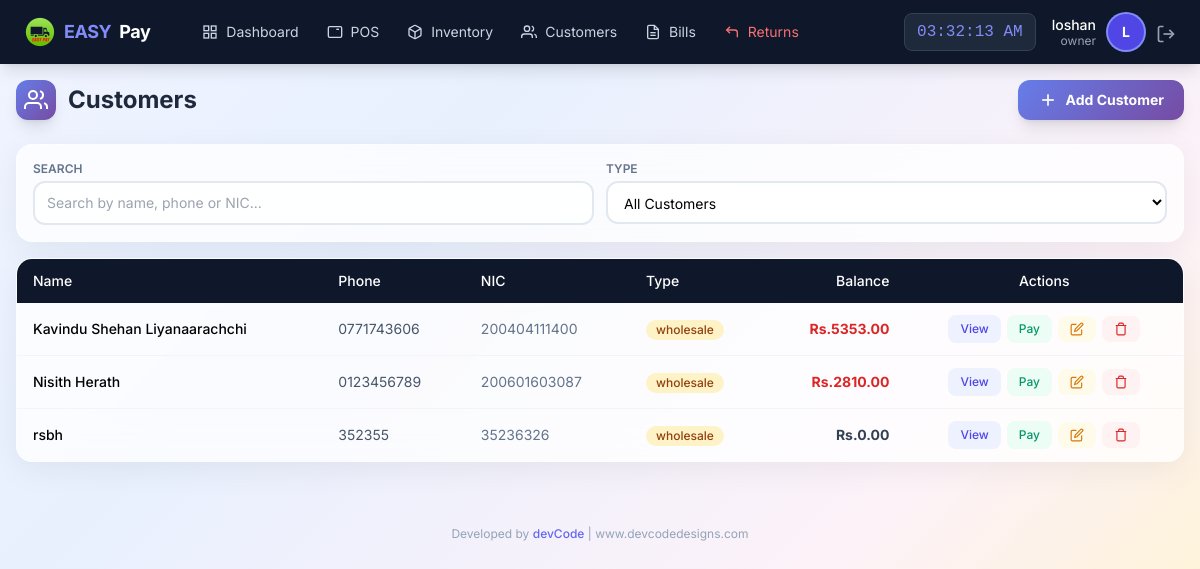
/customer/list (signed in), run on an earlier commit of the app's database.
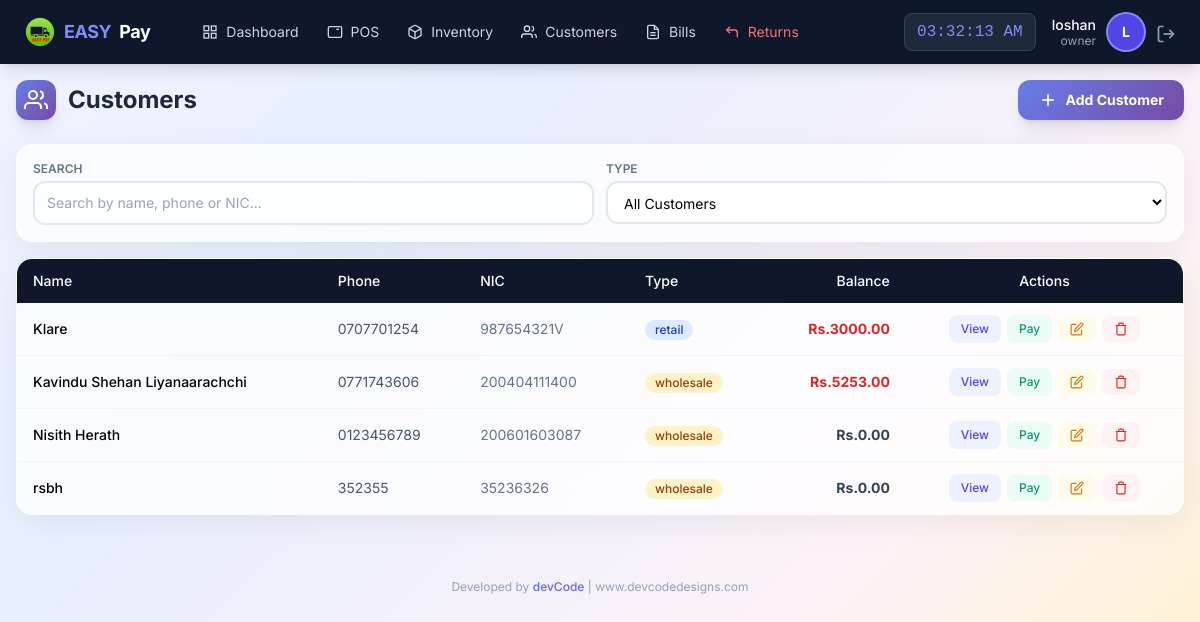
And on a later commit of the database.
### app/models/user.py (models this page shows, shortened)
class User(UserMixin, db.Model):
    __tablename__ = 'users'
    id = db.Column(db.Integer, primary_key=True)
    username = db.Column(db.String(50), unique=True, nullable=False)
    email = db.Column(db.String(120), unique=True, nullable=False)
    password_hash = db.Column(db.String(255), nullable=False)
    role = db.Column(db.String(20), default='staff')  # owner, manager, staff
    is_active = db.Column(db.Boolean, default=True)
    created_at = db.Column(db.DateTime, default=datetime.now)
    last_login = db.Column(db.DateTime)
    orders = db.relationship('Order', backref='cashier_rel', lazy=True, foreign_keys='Order.user_id')

### app/models/customer.py (models this page shows, shortened)
class Customer(db.Model):
    __tablename__ = 'customers'
    id = db.Column(db.Integer, primary_key=True)
    name = db.Column(db.String(100), nullable=False)
    phone = db.Column(db.String(20), unique=True, nullable=False)
    email = db.Column(db.String(120))
    address = db.Column(db.Text)
    nic = db.Column(db.String(20), unique=True, nullable=False)  # National ID Card - mandatory & unique
    customer_type = db.Column(db.String(20), default='retail')
    balance = db.Column(db.Float, default=0.0)
    total_purchases = db.Column(db.Float, default=0.0)
    total_paid = db.Column(db.Float, default=0.0)
    is_active = db.Column(db.Boolean, default=True)
    notes = db.Column(db.Text)
    created_at = db.Column(db.DateTime, default=datetime.now)
    updated_at = db.Column(db.DateTime, default=datetime.now, onupdate=datetime.now)
    orders = db.relationship('Order', backref='customer_rel', lazy=True)
    payments = db.relationship('Payment', backref='customer_rel', lazy=True)

### app/routes/customer.py (the view)
@customer_bp.route('/list')
@login_required
def list_customers():
    customers = Customer.query.filter_by(is_active=True).order_by(Customer.customer_type, Customer.name).all()
    return render_template('customer/list.html', customers=customers)

### app/models/user.py (called while the page is built)
@login_manager.user_loader
def load_user(user_id):
    return User.query.get(int(user_id))

### app/templates/customer/list.html (shortened to what this page needs)
{% extends "base.html" %}
{% block content %}
<div class="max-w-7xl mx-auto px-2 sm:px-4 py-3 sm:py-4">
    <div class="flex flex-col sm:flex-row justify-between items-start sm:items-center gap-2 sm:gap-3 mb-4 sm:mb-6">
        <h1 class="text-lg sm:text-2xl font-bold text-slate-800 flex items-center gap-2 sm:gap-3">
            <span class="w-8 h-8 sm:w-10 sm:h-10 gradient-indigo rounded-lg sm:rounded-xl flex items-center justify-center shadow-lg flex-shrink-0">
                <svg class="w-4 h-4 sm:w-6 sm:h-6 text-white" viewBox="0 0 24 24" fill="none" stroke="currentColor" stroke-width="2">
                    <path d="M17 21v-2a4 4 0 0 0-4-4H5a4 4 0 0 0-4 4v2"></path>
                    <circle cx="9" cy="7" r="4"></circle>
                    <path d="M23 21v-2a4 4 0 0 0-3-3.87"></path>
                    <path d="M16 3.13a4 4 0 0 1 0 7.75"></path>
                </svg>
            </span>
            <span class="xs:hidden">Customers</span>
        </h1>
        <button onclick="showAddCustomer()" class="gradient-indigo text-white px-3 sm:px-5 py-2 sm:py-2.5 rounded-xl font-bold hover:opacity-90 transition flex items-center gap-1.5 sm:gap-2 shadow-lg text-xs sm:text-sm w-full sm:w-auto justify-center">
            <svg class="w-4 h-4 sm:w-5 sm:h-5" viewBox="0 0 24 24" fill="none" stroke="currentColor" stroke-width="2">
                <line x1="12" y1="5" x2="12" y2="19"></line>
                <line x1="5" y1="12" x2="19" y2="12"></line>
            </svg>
            Add Customer
        </button>
    </div>
    <div class="glass-card rounded-xl sm:rounded-2xl p-3 sm:p-4 mb-3 sm:mb-4">
        <div class="grid grid-cols-1 sm:grid-cols-2 gap-2 sm:gap-3">
            <div>
                <label class="block text-[10px] sm:text-xs font-semibold text-slate-500 uppercase mb-1">Search</label>
                <input type="text" id="custSearch" class="w-full border-2 border-slate-200 rounded-lg sm:rounded-xl px-2 sm:px-3 py-1.5 sm:py-2.5 text-xs sm:text-sm bg-white/80 focus:border-indigo-400 focus:outline-none"
                       placeholder="Search by name, phone or NIC..." onkeyup="filterTable()">
            </div>
            <div>
                <label class="block text-[10px] sm:text-xs font-semibold text-slate-500 uppercase mb-1">Type</label>
                <select id="typeFilter" class="w-full border-2 border-slate-200 rounded-lg sm:rounded-xl px-2 sm:px-3 py-1.5 sm:py-2.5 text-xs sm:text-sm bg-white/80 focus:border-indigo-400 focus:outline-none" onchange="filterTable()">
                    <option value="all">All Customers</option>
                </select>
            </div>
        </div>
    </div>
    <div class="hidden lg:block glass-card rounded-2xl overflow-hidden">
        <div class="overflow-x-auto">
            <table class="w-full text-sm" id="custTable">
                <thead>
                    <tr class="bg-slate-900 text-white">
                        <th class="px-4 py-3 text-left font-medium">Name</th>
                        <th class="px-4 py-3 text-left font-medium">Phone</th>
                        <th class="px-4 py-3 text-left font-medium">NIC</th>
                        <th class="px-4 py-3 text-left font-medium">Type</th>
                        <th class="px-4 py-3 text-right font-medium">Balance</th>
                        <th class="px-4 py-3 text-center font-medium">Actions</th>
                    </tr>
                </thead>
                <tbody class="divide-y divide-slate-100">
                    {% for customer in customers %}
                    <tr class="hover:bg-slate-50 transition customer-row" data-type="{{ customer.customer_type }}">
                        <td class="px-4 py-3 font-medium">{{ customer.name }}</td>
                        <td class="px-4 py-3 text-slate-600">{{ customer.phone }}</td>
                        <td class="px-4 py-3 text-slate-500">{{ customer.nic or '-' }}</td>
                        <td class="px-4 py-3">
                            <span class="inline-flex items-center px-2.5 py-0.5 rounded-full text-xs font-medium {{ 'bg-amber-100 text-amber-800' if customer.customer_type == 'wholesale' else 'bg-blue-100 text-blue-800' }}">
                                {{ customer.customer_type }}
                            </span>
                        </td>
                        <td class="px-4 py-3 text-right font-bold {{ 'text-red-600' if customer.balance > 0 else 'text-slate-700' }}">Rs.{{ "%.2f"|format(customer.balance) }}</td>
                        <td class="px-4 py-3">
                            <div class="flex items-center justify-center gap-1.5">
                                <button onclick="viewCustomer({{ customer.id }})" class="px-3 py-1.5 bg-indigo-50 text-indigo-600 text-xs font-medium rounded-lg hover:bg-indigo-100">View</button>
                                <button onclick="showPayment({{ customer.id }}, '{{ customer.name }}', {{ customer.balance }})" class="px-3 py-1.5 bg-emerald-50 text-emerald-600 text-xs font-medium rounded-lg hover:bg-emerald-100">Pay</button>
                                {% if current_user.role in ['owner','manager'] %}
                                <button onclick="editCustomer({{ customer.id }})" class="px-3 py-1.5 bg-amber-50 text-amber-600 text-xs font-medium rounded-lg hover:bg-amber-100">
                                    <svg class="w-3.5 h-3.5" viewBox="0 0 24 24" fill="none" stroke="currentColor" stroke-width="2"><path d="M11 4H4a2 2 0 0 0-2 2v14a2 2 0 0 0 2 2h14a2 2 0 0 0 2-2v-7"></path><path d="M18.5 2.5a2.121 2.121 0 0 1 3 3L12 15l-4 1 1-4 9.5-9.5z"></path></svg>
                                </button>
                                {% endif %}
                                {% if current_user.role in ['owner','manager'] %}
                                <button onclick="confirmDelete({{ customer.id }}, '{{ customer.name }}')" class="px-3 py-1.5 bg-red-50 text-red-600 text-xs font-medium rounded-lg hover:bg-red-100">
                                    <svg class="w-3.5 h-3.5" viewBox="0 0 24 24" fill="none" stroke="currentColor" stroke-width="2"><polyline points="3 6 5 6 21 6"></polyline><path d="M19 6v14a2 2 0 0 1-2 2H7a2 2 0 0 1-2-2V6m3 0V4a2 2 0 0 1 2-2h4a2 2 0 0 1 2 2v2"></path></svg>
                                </button>
                                {% endif %}
                            </div>
                        </td>
                    </tr>
                    {% else %}
                    <tr><td colspan="6" class="px-4 py-8 text-center text-slate-400">No customers found</td></tr>
                    {% endfor %}
                </tbody>
            </table>
        </div>
    </div>
</div>
{% endblock %}

### app/templates/base.html (shortened to what this page needs)
<!DOCTYPE html>
<html lang="en">
<head>
    <script src="https://cdn.tailwindcss.com"></script>
</head>
<body class="bg-slate-100 min-h-screen">
    <nav class="bg-slate-900 text-white shadow-lg fixed top-0 left-0 right-0 z-50">
        <div class="flex justify-between items-center px-4 lg:px-6 h-16">
            <div class="flex items-center gap-6">
                <a href="{{ url_for('pos.dashboard') }}" class="flex items-center gap-2 text-lg font-bold tracking-tight">
                    <img src="{{ url_for('static', filename='img/easypay-logo.png') }}"
                        alt="EASY PAY"
                        class="w-8 h-8 object-contain">
                    <span class="text-indigo-400">EASY</span>Pay
                </a>
                {% if current_user.is_authenticated %}
                <div class="hidden lg:flex items-center gap-1 ml-4">
                    <a href="{{ url_for('pos.dashboard') }}" class="nav-link px-3 py-2 text-sm text-slate-300 hover:text-white flex items-center gap-2">
                        <svg class="icon-sm" viewBox="0 0 24 24" fill="none" stroke="currentColor" stroke-width="2">
                            <rect x="3" y="3" width="7" height="7"></rect><rect x="14" y="3" width="7" height="7"></rect>
                            <rect x="14" y="14" width="7" height="7"></rect><rect x="3" y="14" width="7" height="7"></rect>
                        </svg>
                        Dashboard
                    </a>
                    <a href="{{ url_for('pos.terminal') }}" class="nav-link px-3 py-2 text-sm text-slate-300 hover:text-white flex items-center gap-2">
                        <svg class="icon-sm" viewBox="0 0 24 24" fill="none" stroke="currentColor" stroke-width="2">
                            <rect x="2" y="4" width="20" height="16" rx="2"></rect>
                            <line x1="6" y1="8" x2="6" y2="8"></line><line x1="10" y1="8" x2="10" y2="8"></line>
                            <line x1="14" y1="8" x2="18" y2="8"></line>
                        </svg>
                        POS
                    </a>
                    {% if current_user.role in ['owner','manager'] %}
                    <a href="{{ url_for('inventory.manage') }}" class="nav-link px-3 py-2 text-sm text-slate-300 hover:text-white flex items-center gap-2">
                        Inventory
                    </a>
                    {% endif %}
                    <a href="{{ url_for('customer.list_customers') }}" class="nav-link px-3 py-2 text-sm text-slate-300 hover:text-white flex items-center gap-2">
                        <svg class="icon-sm" viewBox="0 0 24 24" fill="none" stroke="currentColor" stroke-width="2">
                            <path d="M17 21v-2a4 4 0 0 0-4-4H5a4 4 0 0 0-4 4v2"></path>
                            <circle cx="9" cy="7" r="4"></circle>
                            <path d="M23 21v-2a4 4 0 0 0-3-3.87"></path>
                            <path d="M16 3.13a4 4 0 0 1 0 7.75"></path>
                        </svg>
                        Customers
                    </a>
                    <a href="{{ url_for('pos.bills') }}" class="nav-link px-3 py-2 text-sm text-slate-300 hover:text-white flex items-center gap-2">
                        <svg class="icon-sm" viewBox="0 0 24 24" fill="none" stroke="currentColor" stroke-width="2">
                            <path d="M14 2H6a2 2 0 0 0-2 2v16a2 2 0 0 0 2 2h12a2 2 0 0 0 2-2V8z"></path>
                            <polyline points="14 2 14 8 20 8"></polyline>
                            <line x1="16" y1="13" x2="8" y2="13"></line><line x1="16" y1="17" x2="8" y2="17"></line>
                        </svg>
                        Bills
                    </a>
                    <a href="{{ url_for('pos.returns') }}" class="nav-link px-3 py-2 text-sm text-red-400 hover:text-red-300 flex items-center gap-2">
                        <svg class="icon-sm" viewBox="0 0 24 24" fill="none" stroke="currentColor" stroke-width="2">
                            <polyline points="9 14 4 9 9 4"></polyline>
                            <path d="M20 20v-7a4 4 0 0 0-4-4H4"></path>
                        </svg>
                        Returns
                    </a>
                </div>
                {% endif %}
            </div>
            {% if current_user.is_authenticated %}
            <div class="flex items-center gap-4">
                <span id="liveClock" class="hidden sm:block text-base font-mono bg-slate-800 px-3 py-1.5 rounded-lg text-indigo-400 border border-slate-700"></span>
                <div class="flex items-center gap-3">
                    <div class="hidden sm:block text-right">
                        <p class="text-sm font-medium leading-tight">{{ current_user.username }}</p>
                        <p class="text-xs text-slate-400 leading-tight">{{ current_user.role }}</p>
                    </div>
                    <div class="w-9 h-9 bg-indigo-600 rounded-full flex items-center justify-center text-sm font-bold ring-2 ring-indigo-400">
                        {{ current_user.username[0]|upper }}
                    </div>
                    <a href="{{ url_for('auth.logout') }}" class="text-slate-400 hover:text-red-400 transition" title="Logout">
                        <svg class="icon" viewBox="0 0 24 24" fill="none" stroke="currentColor" stroke-width="2">
                            <path d="M9 21H5a2 2 0 0 1-2-2V5a2 2 0 0 1 2-2h4"></path>
                            <polyline points="16 17 21 12 16 7"></polyline>
                            <line x1="21" y1="12" x2="9" y2="12"></line>
                        </svg>
                    </a>
                </div>
            </div>
            {% endif %}
        </div>
    </nav>
    <div class="pt-16 pb-20 lg:pb-4">
        {% block content %}{% endblock %}
        <footer class="max-w-7xl mx-auto px-4 py-4 text-center text-xs text-slate-400 mt-8">
            Developed by <a href="https://www.devcodedesigns.com" target="_blank" class="text-indigo-500 hover:text-indigo-700 font-medium">devCode</a> | www.devcodedesigns.com
        </footer>
    </div>
</body>
</html>

### app/templates/base.html (style rules this page uses)
body { font-family: 'Inter', system-ui, sans-serif; }
.nav-link { transition: all 0.2s; }
.icon { width: 20px; height: 20px; display: inline-block; vertical-align: middle; }
.icon-sm { width: 16px; height: 16px; }

### app/templates/customer/list.html (style rules this page uses)
body { background: linear-gradient(135deg, #f0f4ff 0%, #e8f0fe 30%, #fdf2f8 70%, #fef3c7 100%); min-height: 100vh; }
.glass-card { background: rgba(255, 255, 255, 0.75); backdrop-filter: blur(20px); -webkit-backdrop-filter: blur(20px); border: 1px solid rgba(255, 255, 255, 0.4); box-shadow: 0 8px 32px rgba(0, 0, 0, 0.06); }
.gradient-indigo { background: linear-gradient(135deg, #667eea 0%, #764ba2 100%); }

What changed in the data, as far as the page shows it:
added Customer: name "Klare", phone "0707701254", nic "987654321V", customer_type "retail", balance "3000.00"
changed Customer "Kavindu Shehan Liyanaarachchi": balance "5353.00" → "5253.00"
changed Customer "Nisith Herath": balance "2810.00" → "0.00"
